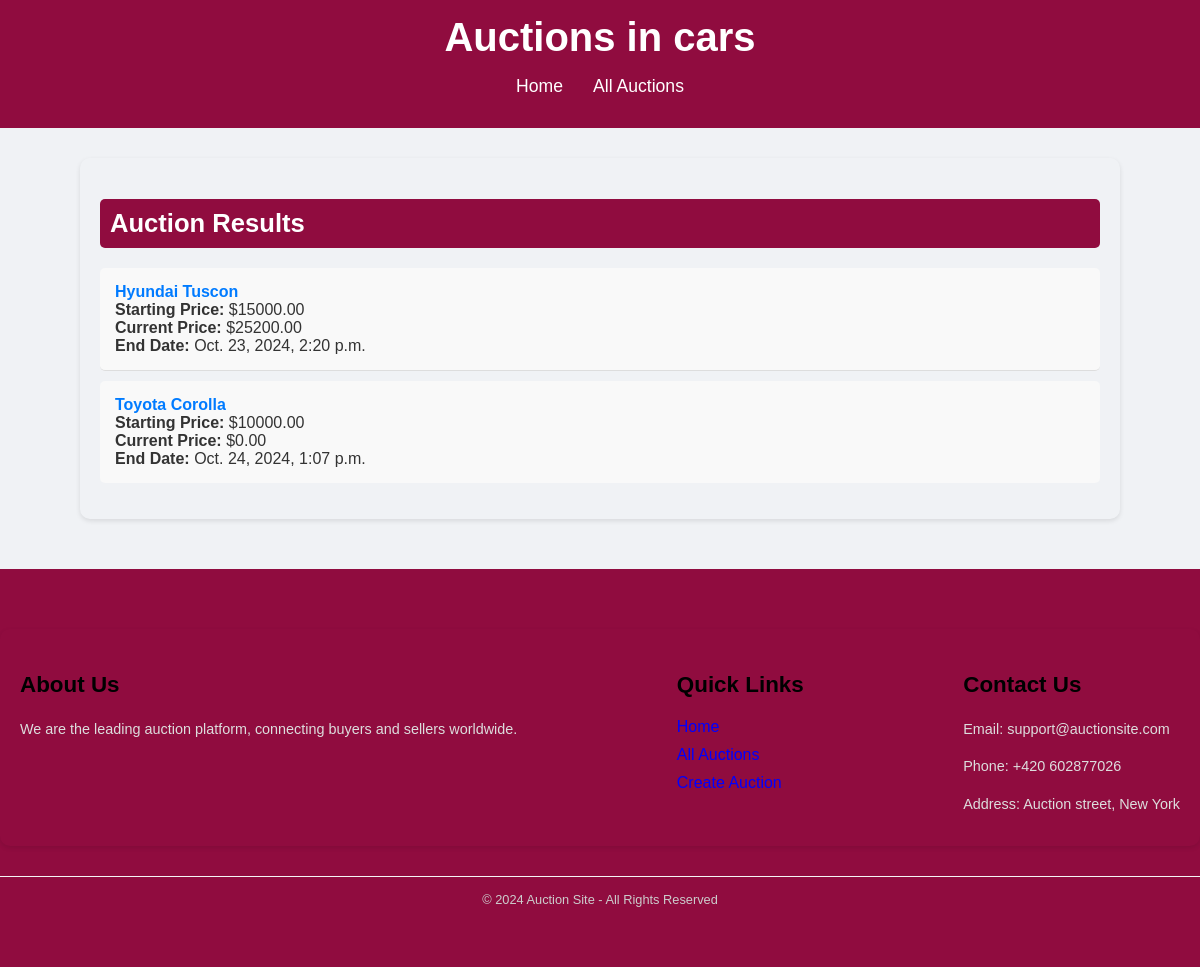
Screenshot of /category/3/ with the database file from the repository.
### auctions/models.py (models this page shows, shortened)
class Category(models.Model):
    name = models.CharField(max_length=255)
    description = models.TextField(blank=True)
    logo = models.ImageField(upload_to='category_logos/', blank=True, null=True)

class Auction(models.Model):
    user = models.ForeignKey(settings.AUTH_USER_MODEL, on_delete=models.CASCADE, related_name='auctions')
    title = models.CharField(max_length=255)
    description = models.TextField()
    photos = models.ImageField(upload_to='auction_photos/', blank=True, null=True)
    category = models.ForeignKey(Category, on_delete=models.CASCADE)
    is_closed = models.BooleanField(default=False)
    starting_price = models.DecimalField(max_digits=10, decimal_places=2, )
    current_price = models.DecimalField(max_digits=10, decimal_places=2, default=0.00)
    minimum_amount = models.DecimalField(max_digits=10, decimal_places=2)
    buy_now_price = models.DecimalField(max_digits=10, decimal_places=2, blank=True, null=True)
    promoted = models.BooleanField(default=False)
    location = models.CharField(max_length=255, blank=True, null=True)
    start_date = models.DateTimeField(default=timezone.now, editable=False)
    end_date = models.DateTimeField()
    num_visits = models.IntegerField(default=0)
    is_canceled = models.BooleanField(default=False)
    watchers = models.ManyToManyField(settings.AUTH_USER_MODEL, related_name='watching_auctions', blank=True)
    winner = models.ForeignKey(settings.AUTH_USER_MODEL, null=True, blank=True, on_delete=models.SET_NULL,
                               related_name='won_auctions')

### auctions/views.py (the view)
# urls.py: path('category/<int:category_id>/', views.auction_search_by_category, name='auction_search_by_category'),
def auction_search_by_category(request, category_id):
    category = get_object_or_404(Category, pk=category_id)
    auctions = Auction.objects.filter(category=category, is_closed=False)
    context = {
        'category': category,
        'auctions': auctions,
    }
    return render(request, 'auctions/auction_search_results.html', context)

### auctions/templates/auctions/auction_search_results.html (shortened to what this page needs)
<!DOCTYPE html>
<html lang="en">
<head>
    {% load static %}
    <link rel="stylesheet" href="{% static 'css/footer.css' %}">
</head>
<body>
    <header>
        <h1>Auctions in {{ category.name }}</h1>
        <nav>
            <ul>
                <li><a href="{% url 'home' %}">Home</a></li>
                <li><a href="{% url 'auctions_list' %}">All Auctions</a></li>
            </ul>
        </nav>
    </header>
    <div class="container">
        <h2>Auction Results</h2>
        <ul class="auction-list">
            {% for auction in auctions %}
                <li>
                    <a href="{% url 'auction_detail' pk=auction.pk %}">{{ auction.title }}</a><br>
                    <strong>Starting Price:</strong> ${{ auction.starting_price }}<br>
                    <strong>Current Price:</strong> ${{ auction.current_price }}<br>
                    <strong>End Date:</strong> {{ auction.end_date }}
                </li>
            {% empty %}
                <li>No auctions found in this category.</li>
            {% endfor %}
        </ul>
    </div>
<footer>
    <div class="container">
        <div class="about">
            <h3>About Us</h3>
            <p>We are the leading auction platform, connecting buyers and sellers worldwide.</p>
        </div>
        <div class="quick-links">
            <h3>Quick Links</h3>
            <ul>
                <li><a href="{% url 'home' %}">Home</a></li>
                <li><a href="{% url 'auctions_list' %}">All Auctions</a></li>
                <li><a href="{% url 'create_auction' %}">Create Auction</a></li>
            </ul>
        </div>
        <div class="contact">
            <h3>Contact Us</h3>
            <p>Email: support@auctionsite.com</p>
            <p>Phone: +420 602877026</p>
            <p>Address: Auction street, New York</p>
        </div>
    </div>
    <div class="bottom-bar">
        &copy; 2024 Auction Site - All Rights Reserved
    </div>
</footer>
</body>
</html>

### static/css/footer.css (style rules this page uses)
footer { background-color: #900C3F; color: #f5f5f5; padding: 60px 0; font-family: Arial, sans-serif; margin-top: 50px; width: 100%; position: relative; bottom: 0; }
footer .container { max-width: 1200px; margin: 0 auto; display: flex; justify-content: space-between; flex-wrap: wrap; gap: 30px; }
footer h3 { color: black; font-size: 1.4rem; margin-bottom: 20px; font-weight: bold; }
footer p { color: #ddd; font-size: 0.9rem; line-height: 1.6; margin-bottom: 10px; }
footer ul { list-style-type: none; padding: 0; margin: 0; }
footer ul li { margin-bottom: 10px; }
footer ul li a { color: blue; text-decoration: none; font-size: 1rem; }
footer .bottom-bar { margin-top: 30px; text-align: center; border-top: 1px solid #f5f5f5; padding-top: 15px; font-size: 0.8rem; color: #ccc; }

### auctions/templates/auctions/auction_search_results.html (style rules this page uses)
body { font-family: Arial, sans-serif; background-color: #f0f2f5; margin: 0; padding: 0; color: #333; }
header { background-color: #900C3F; color: white; padding: 15px 0; text-align: center; margin-bottom: 30px; }
header h1 { margin: 0; font-size: 2.5rem; }
nav ul { list-style-type: none; padding: 0; display: flex; justify-content: center; }
nav ul li { margin: 0 15px; }
nav ul li a { text-decoration: none; color: white; font-size: 1.1rem; }
.container { max-width: 1000px; margin: 0 auto; padding: 20px; border-radius: 10px; box-shadow: 0 2px 5px rgba(0, 0, 0, 0.1); }
h2 { background-color: #900C3F; color: white; padding: 10px; border-radius: 5px; margin-bottom: 20px; font-size: 1.6rem; }
.auction-list { list-style-type: none; padding: 0; }
.auction-list li { padding: 15px; border-bottom: 1px solid #ddd; margin-bottom: 10px; background-color: #f9f9f9; border-radius: 5px; }
.auction-list li:last-child { border-bottom: none; }
.auction-list a { text-decoration: none; color: #007bff; font-weight: bold; }

### rows the page displays
Category: name "cars"
Auction: title "Hyundai Tuscon", starting_price "15000.00", current_price "25200.00", end_date "Oct. 23, 2024, 2:20 p.m."
Auction: title "Toyota Corolla", starting_price "10000.00", current_price "0.00", end_date "Oct. 24, 2024, 1:07 p.m."
